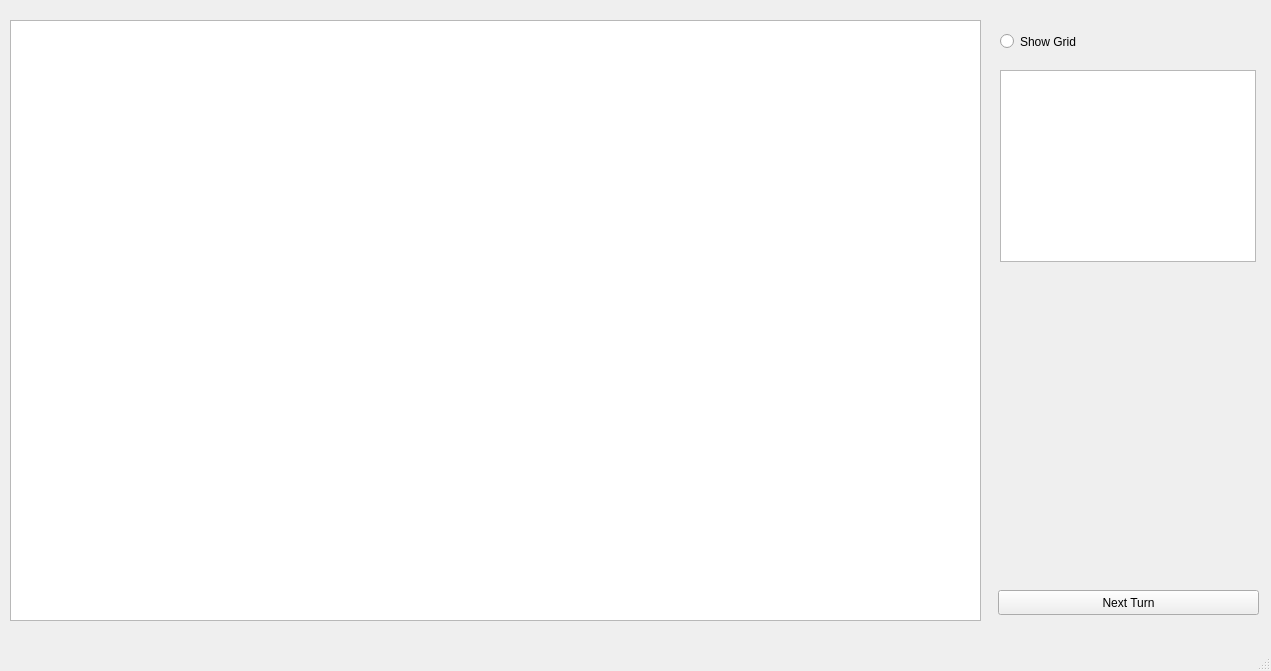
<?xml version="1.0" encoding="UTF-8"?>
<ui version="4.0">
 <class>MainWindow</class>
 <widget class="QMainWindow" name="MainWindow">
  <property name="geometry">
   <rect>
    <x>0</x>
    <y>0</y>
    <width>1271</width>
    <height>671</height>
   </rect>
  </property>
  <property name="windowTitle">
   <string>Hexagon</string>
  </property>
  <widget class="QWidget" name="centralwidget">
   <widget class="QWidget" name="verticalLayoutWidget">
    <property name="geometry">
     <rect>
      <x>10</x>
      <y>20</y>
      <width>971</width>
      <height>601</height>
     </rect>
    </property>
    <layout class="QVBoxLayout" name="ViewPlaceholder">
     <property name="sizeConstraint">
      <enum>QLayout::SetDefaultConstraint</enum>
     </property>
     <item>
      <widget class="ZoomableGraphicsView" name="graphicsView">
       <property name="transformationAnchor">
        <enum>QGraphicsView::NoAnchor</enum>
       </property>
       <property name="resizeAnchor">
        <enum>QGraphicsView::NoAnchor</enum>
       </property>
      </widget>
     </item>
    </layout>
   </widget>
   <widget class="QRadioButton" name="radioButton">
    <property name="geometry">
     <rect>
      <x>1000</x>
      <y>30</y>
      <width>112</width>
      <height>23</height>
     </rect>
    </property>
    <property name="text">
     <string>Show Grid</string>
    </property>
   </widget>
   <widget class="QTextBrowser" name="textBrowser">
    <property name="geometry">
     <rect>
      <x>1000</x>
      <y>70</y>
      <width>256</width>
      <height>192</height>
     </rect>
    </property>
   </widget>
   <widget class="QPushButton" name="pushButtonNextTurn">
    <property name="geometry">
     <rect>
      <x>998</x>
      <y>590</y>
      <width>261</width>
      <height>25</height>
     </rect>
    </property>
    <property name="text">
     <string>Next Turn</string>
    </property>
   </widget>
  </widget>
  <widget class="QMenuBar" name="menubar">
   <property name="geometry">
    <rect>
     <x>0</x>
     <y>0</y>
     <width>1271</width>
     <height>22</height>
    </rect>
   </property>
  </widget>
  <widget class="QStatusBar" name="statusbar"/>
 </widget>
 <customwidgets>
  <customwidget>
   <class>ZoomableGraphicsView</class>
   <extends>QGraphicsView</extends>
   <header>zoomablegraphicsview.h</header>
  </customwidget>
 </customwidgets>
 <resources/>
 <connections/>
</ui>
